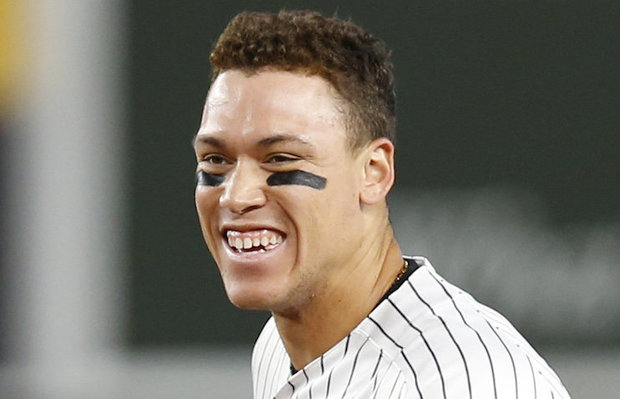
#> input picture resources/Aaron Judge/12.jpg, 620 x 399 px; its folder holds only this picture in this run
$ python faces_train.py
#> lines starting #> are read from the running program, lines starting #| are printed output that depends on the picture
#pylint:disable=no-member

import os
import cv2 as cv
import numpy as np

people = [
    'Aaron Judge',
    'Aaron Paul',
    'Aaron Taylor-Johnson',
    'Abigail Breslin',
    'Adam Sandler',
    'Adele',
    'Adriana Barraza',
    'Adrianne Palicki',
    'Adrien Brody',
    'Akemi Darenogare',
    'Al Pacino',
    'Alan Alda'
    # 'Alan Arkin',
    # 'Alan Rickman',
    # 'Albert Brooks',
    # 'Albert Finney',
    # 'Alec Baldwin',
    # 'Alessandra Ambrosio',
    # 'Alex Pettyfer',
    # 'Alexander Skarsgard',
    # 'Alexandra Daddario',
    # 'Alexis Thorpe',
    # 'Ali Larter',
    # 'Alice Eve',
    # 'Alicia Vikander',
    # 'Alx James',
    # 'Amanda Bynes',
    # 'Amanda Crew',
    # 'Amanda Peet',
    # 'Amanda Seyfried',
    # 'Amber Heard',
    # 'Amy Adams',
    # 'Amy Ryan',
    # 'Amy Schumer',
    # 'Analeigh Tipton',
    # 'Anderson Cooper',
    # 'Andie MacDowell',
    # 'Andreea Diaconu',
    # 'Andrew Garfield',
    # 'Andrew Lincoln',
    # 'Andrew Luck',
    # 'Andy Garcia',
    # 'Andy Murray',
    # 'Andy Samberg',
    # 'Andy Serkis',
    # 'Angela Bassett',
    # 'Angelina Jolie',
    # 'Anjelica Huston',
    # 'Anna Faris',
    # 'Anna Friel',
    # 'Anna Kendrick',
    # 'Anna Paquin',
    # 'Anna Sui',
    # 'AnnaSophia Robb',
    # 'Anne Bancroft',
    # 'Anne Baxter',
    # 'Anne Hathaway',
    # 'Annette Bening',
    # 'Anthony Hopkins',
    # 'Anthony Mackie',
    # 'Anthony Perkins',
    # 'Antonio Banderas',
    # 'Armin Mueller-Stahl',
    # 'Arnold Schwarzenegger',
    # 'Art Carney',
    # 'Ashley Graham',
    # 'Ashley Greene',
    # 'Ashley Judd',
    # 'Ashton Kutcher',
    # 'Audrey Hepburn',
    # 'Audrey Tautou',
    # 'Ava Gardner',
    # 'Barabara Palvin',
    # 'Barbra Streisand',
    # 'Barry Pepper',
    # 'Ben Affleck',
    # 'Ben Foster',
    # 'Ben Johnson',
    # 'Ben Kingsley',
    # 'Ben Stiller',
    # 'Benedict Cumberbatch',
    # 'Benicio Del Toro',
    # 'Benjamin Bratt',
    # 'Berenice Bejo',
    # 'Bernie Mac',
    # 'Bette Midler',
    # 'Betty White',
    # 'Beyonce Knowles',
    # 'Bill Daley',
    # 'Bill Hader',
    # 'Bill Murray',
    # 'Bill O Reilly',
    # 'Bill Paxton',
    # 'Bill Pullman',
    # 'Bill Rancic',
    # 'Billy Bob Thornton',
]
DIR = os.path.dirname(__file__) +'/resources'
# print(DIR)

haar_cascade = cv.CascadeClassifier('haar_face.xml')

features = []
labels = []

def create_train():
    for person in people:
        path = os.path.join(DIR, person)
        label = people.index(person)
        for img in os.listdir(path):
            img_path = os.path.join(path,img)

            img_array = cv.imread(img_path)
#> img_array is the input picture: shape (399, 620, 3); mean B, G, R 106.8, 116.9, 121.2
            if img_array is None:
                continue

            gray = cv.cvtColor(img_array, cv.COLOR_BGR2GRAY)
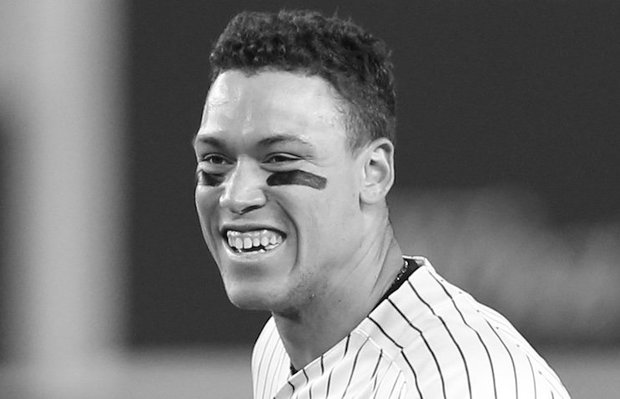
#> gray: shape (399, 620); min 0, max 255, mean 117

            faces_rect = haar_cascade.detectMultiScale(gray, scaleFactor=1.1, minNeighbors=4)
#> faces_rect = [[143, 78, 227, 227]]

            for (x,y,w,h) in faces_rect:
                faces_roi = gray[y:y+h, x:x+w]
                features.append(faces_roi)
                labels.append(label)
#> this loop made 1 pass
#> pass 1, in create_train, `faces_roi = gray[y:y+h, x:x+w]`:
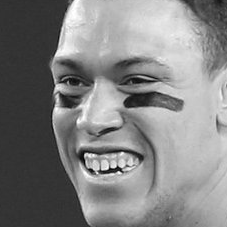
#> faces_roi: shape (227, 227); min 2, max 255, mean 130.2
#> after the loop, features = 1 item; labels = [0]
#> pass 2 of the loop in create_train, `for person in people:`:
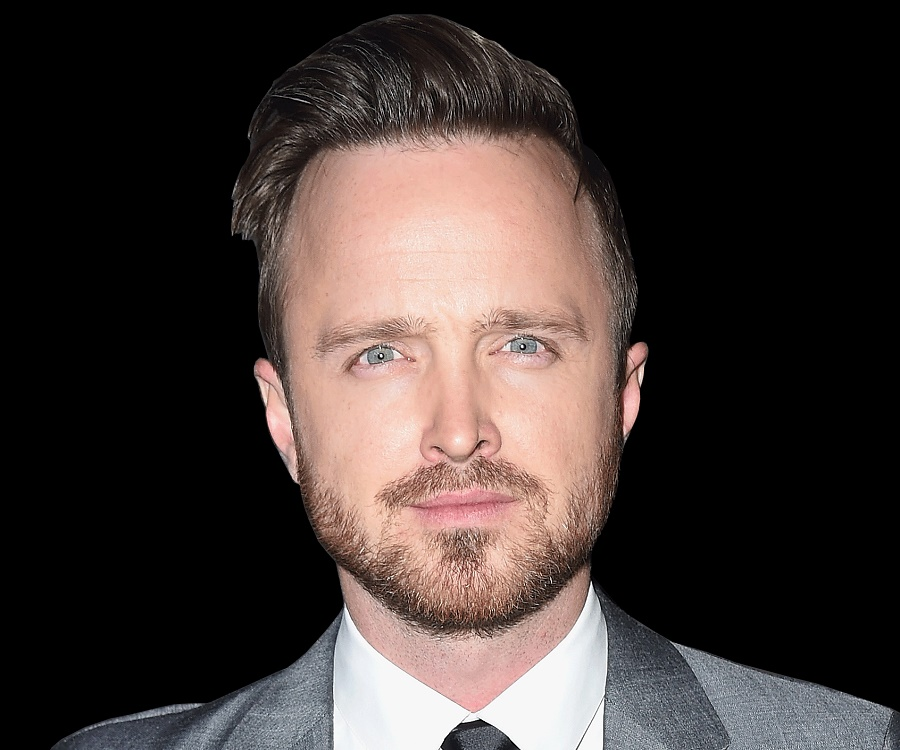
#> input picture resources/Aaron Paul/11.jpg, 900 x 750 px
#> in create_train, img_array is the input picture: shape (750, 900, 3); mean B, G, R 52.7, 55.6, 65.9
#> in create_train, `gray = cv.cvtColor(img_array, cv.COLOR_BGR2GRAY)`:
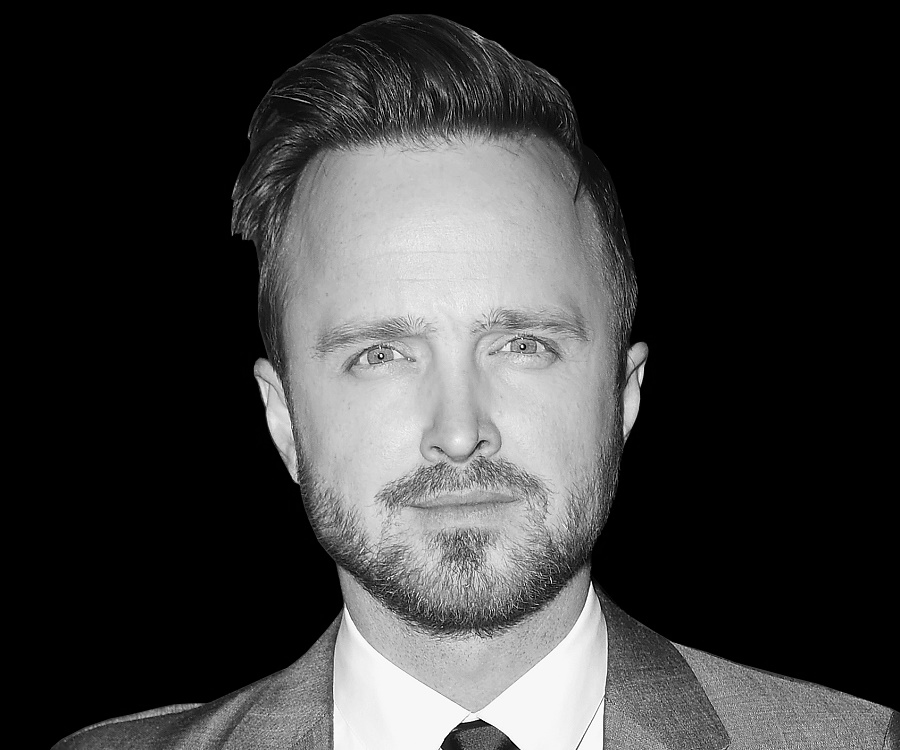
#> gray: shape (750, 900); min 0, max 255, mean 58.3
#> faces_rect = [[250, 180, 413, 413]]
#> the loop in create_train, `for (x,y,w,h) in faces_rect:` made 1 pass
#> pass 1, in create_train, `faces_roi = gray[y:y+h, x:x+w]`:
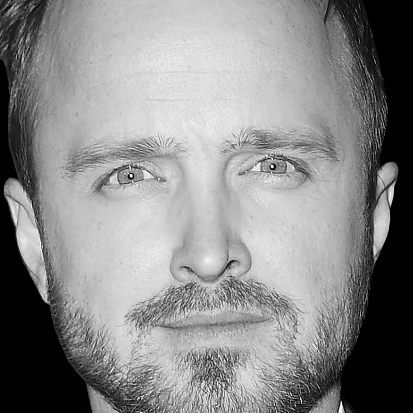
#> faces_roi: shape (413, 413); min 0, max 255, mean 137.2
#> after the loop in create_train, `for (x,y,w,h) in faces_rect:`: features = 2 items; labels = [0, 1]
#> (the run stopped early here; a loop or call above may not have finished)
